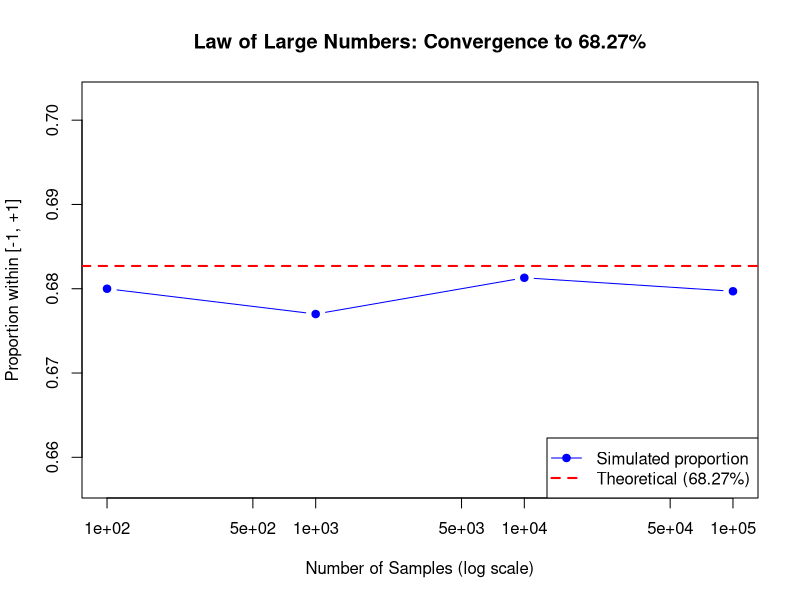

Source code (R):
set.seed(42) # random seed for reproducibility
number_of_examples <- c(100, 1000, 10000, 100000) # number of examples we are going to test on
results <- numeric(length(number_of_examples))    # to store proportions

for (i in seq_along(number_of_examples)) {
  n <- number_of_examples[i]
  samples <- rnorm(n, mean = 0, sd = 1)          # Generate n random normal values
  within_range <- samples > -1 & samples < 1     # Logical vector: True if between -1 and +1
  proportion <- mean(within_range)               # Proportion of TRUEs = Proportion in range
  results[i] <- proportion
  
  cat("n =", n, "-> Proportion within [-1, +1]:", round(proportion * 100, 2), "%\n")
}

# Plot the results
plot(number_of_examples, results, 
     log = "x",                                  # log scale on x-axis (since n spans orders of magnitude)
     type = "b",                                 # "b" = both points and lines
     pch = 19,                                    # solid circle points
     col = "blue",
     xlab = "Number of Samples (log scale)",
     ylab = "Proportion within [-1, +1]",
     main = "Law of Large Numbers: Convergence to 68.27%",
     ylim = c(min(results, 0.6827) - 0.02, max(results, 0.6827) + 0.02))

# Add horizontal reference line at the theoretical value
abline(h = 0.6827, col = "red", lty = 2, lwd = 2)

# Add a legend
legend("bottomright", 
       legend = c("Simulated proportion", "Theoretical (68.27%)"),
       col = c("blue", "red"), 
       lty = c(1, 2), 
       pch = c(19, NA),
       lwd = c(1, 2))
